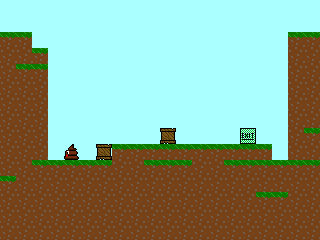

This game map was drawn from its Tiled (.tmx) file and the tilesets committed beside it. A one-line description and the full map source follow:
An orthogonal 20x15 tile map with 16x16 px tiles, 1 tile layer (Tile Layer 1).

<map version="1.2" tiledversion="1.2.5" orientation="orthogonal" renderorder="right-down" width="20" height="15" tilewidth="16" tileheight="16" infinite="0" backgroundcolor="#aaffff" nextlayerid="2" nextobjectid="1">
 <tileset firstgid="1" source="tiles.tsx" />
 <layer id="1" name="Tile Layer 1" width="20" height="15">
  <data encoding="csv">
1,1,1,1,1,1,1,1,1,1,1,1,1,1,1,1,1,1,1,1,
1,1,1,1,1,1,1,1,1,1,1,1,1,1,1,1,1,1,1,1,
2,2,1,1,1,1,1,1,1,1,1,1,1,1,1,1,1,1,2,2,
18,18,2,1,1,1,1,1,1,1,1,1,1,1,1,1,1,1,18,18,
18,2,2,1,1,1,1,1,1,1,1,1,1,1,1,1,1,1,18,18,
18,18,18,1,1,1,1,1,1,1,1,1,1,1,1,1,1,1,18,18,
18,18,18,1,1,1,1,1,1,1,1,1,1,1,1,1,1,1,18,18,
18,18,18,1,1,1,1,1,1,1,1,1,1,1,1,1,1,1,18,18,
18,18,18,1,1,1,1,1,1,1,4,1,1,1,1,7,1,1,18,2,
18,18,18,1,5,1,4,2,2,2,2,2,2,2,2,2,2,1,18,18,
18,18,2,2,2,2,2,18,18,2,2,2,18,18,2,2,2,2,2,2,
2,18,18,18,18,18,18,18,18,18,18,18,18,18,18,18,18,18,18,18,
18,18,18,18,18,18,18,18,18,18,18,18,18,18,18,18,2,2,18,18,
18,18,18,18,18,18,18,18,18,18,18,18,18,18,18,18,18,18,18,18,
18,18,18,18,18,18,18,18,18,18,18,18,18,18,18,18,18,18,18,18
</data>
 </layer>
</map>
